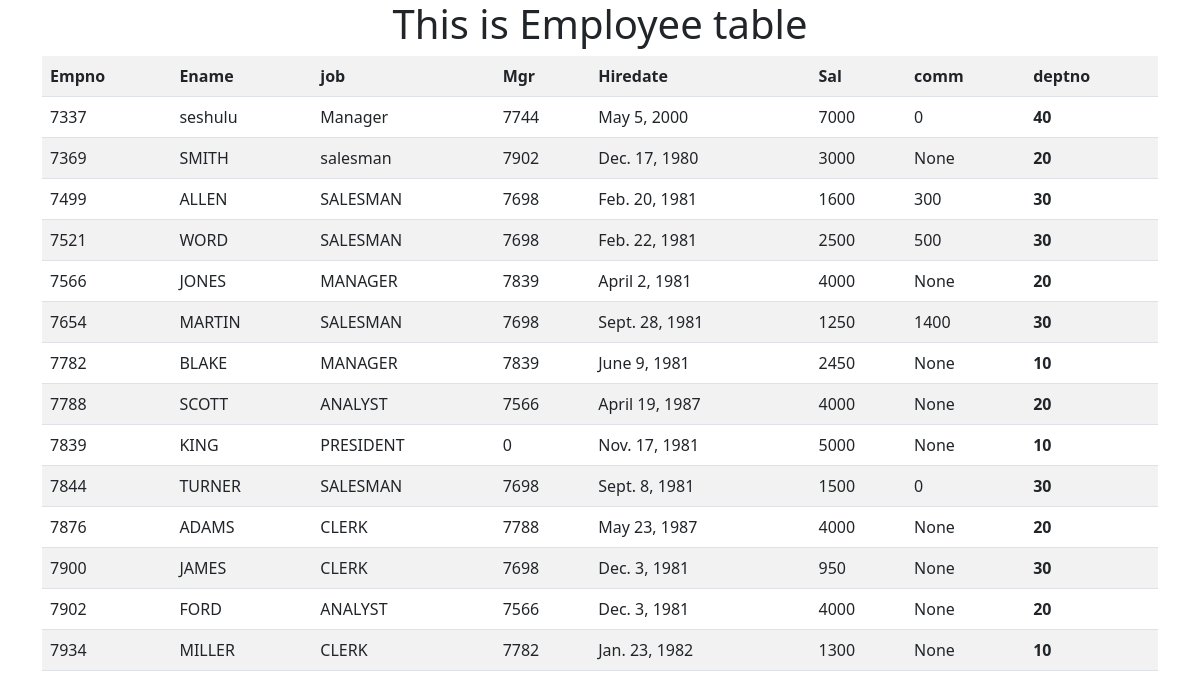
The app's page /update_emp with its own data.
### app/models.py (models this page shows, shortened)
class Emp(models.Model):
    empno=models.IntegerField(primary_key=True)
    ename=models.CharField(max_length=20)
    job=models.CharField(max_length=20)
    mgr=models.IntegerField()
    hiredate=models.DateField()
    sal=models.IntegerField()
    comm=models.IntegerField(null=True,blank=True)
    deptno=models.ForeignKey(Dept,on_delete=models.CASCADE)

class Dept(models.Model):
    deptno=models.IntegerField(primary_key=True)
    dname=models.CharField(max_length=20,null=False)
    loc=models.CharField(max_length=20,null=False)
    def __str__(self):
        return str(self.deptno)

### app/views.py (the view)
# urls.py: path('update_emp',update_emp,name='update_emp'),
def update_emp(request):
    To=Dept.objects.get_or_create(deptno=40)[0]
    Emp.objects.update_or_create(ename='seshulu',defaults={'empno':7337,'job':'Manager','mgr':7744,'hiredate':'2000-05-5','sal':7000,'comm':000,'deptno':To})
    d={'emp':Emp.objects.all()}
    return render(request,'display_emp.html',d)

### templates/display_emp.html (shortened to what this page needs)
<!DOCTYPE html>
<html lang="en">
<head>
    <link href="https://cdn.jsdelivr.net/npm/bootstrap@5.0.2/dist/css/bootstrap.min.css" rel="stylesheet">
</head>
<body>
    <center>
       <div class="container">
        <h1>This is Employee table</h1>
        <table class="table table-striped">
            <tr>
                <th>Empno</th>
                <th>Ename</th>
                <th>job</th>
                <th>Mgr</th>
                <th>Hiredate</th>
                <th>Sal</th>
                <th>comm</th>
                <th>deptno</th>
            </tr>
        {% for i in emp %}
            <tr>
                <td>{{i.empno}}</td>
                <td>{{i.ename}}</td>
                <td>{{i.job}}</td>
                <td>{{i.mgr}}</td>
                <td>{{i.hiredate}}</td>
                <td>{{i.sal}}</td>
                <td>{{i.comm}}</td>
                <th>{{i.deptno}}</th>
            </tr>
        {% endfor %}
        </table>
       </div>
    </center>
</body>
</html>

### records on screen
Emp: empno "7337", ename "seshulu", job "Manager", mgr "7744", hiredate "May 5, 2000", sal "7000", comm "0", deptno "40"
Emp: empno "7369", ename "SMITH", job "salesman", mgr "7902", hiredate "Dec. 17, 1980", sal "3000", comm "None", deptno "20"
Emp: empno "7499", ename "ALLEN", job "SALESMAN", mgr "7698", hiredate "Feb. 20, 1981", sal "1600", comm "300", deptno "30"
Emp: empno "7521", ename "WORD", job "SALESMAN", mgr "7698", hiredate "Feb. 22, 1981", sal "2500", comm "500", deptno "30"
Emp: empno "7566", ename "JONES", job "MANAGER", mgr "7839", hiredate "April 2, 1981", sal "4000", comm "None", deptno "20"
Emp: empno "7654", ename "MARTIN", job "SALESMAN", mgr "7698", hiredate "Sept. 28, 1981", sal "1250", comm "1400", deptno "30"
Emp: empno "7782", ename "BLAKE", job "MANAGER", mgr "7839", hiredate "June 9, 1981", sal "2450", comm "None", deptno "10"
Emp: empno "7788", ename "SCOTT", job "ANALYST", mgr "7566", hiredate "April 19, 1987", sal "4000", comm "None", deptno "20"
Emp: empno "7839", ename "KING", job "PRESIDENT", mgr "0", hiredate "Nov. 17, 1981", sal "5000", comm "None", deptno "10"
Emp: empno "7844", ename "TURNER", job "SALESMAN", mgr "7698", hiredate "Sept. 8, 1981", sal "1500", comm "0", deptno "30"
Emp: empno "7876", ename "ADAMS", job "CLERK", mgr "7788", hiredate "May 23, 1987", sal "4000", comm "None", deptno "20"
Emp: empno "7900", ename "JAMES", job "CLERK", mgr "7698", hiredate "Dec. 3, 1981", sal "950", comm "None", deptno "30"
Emp: empno "7902", ename "FORD", job "ANALYST", mgr "7566", hiredate "Dec. 3, 1981", sal "4000", comm "None", deptno "20"
Emp: empno "7934", ename "MILLER", job "CLERK", mgr "7782", hiredate "Jan. 23, 1982", sal "1300", comm "None", deptno "10"
